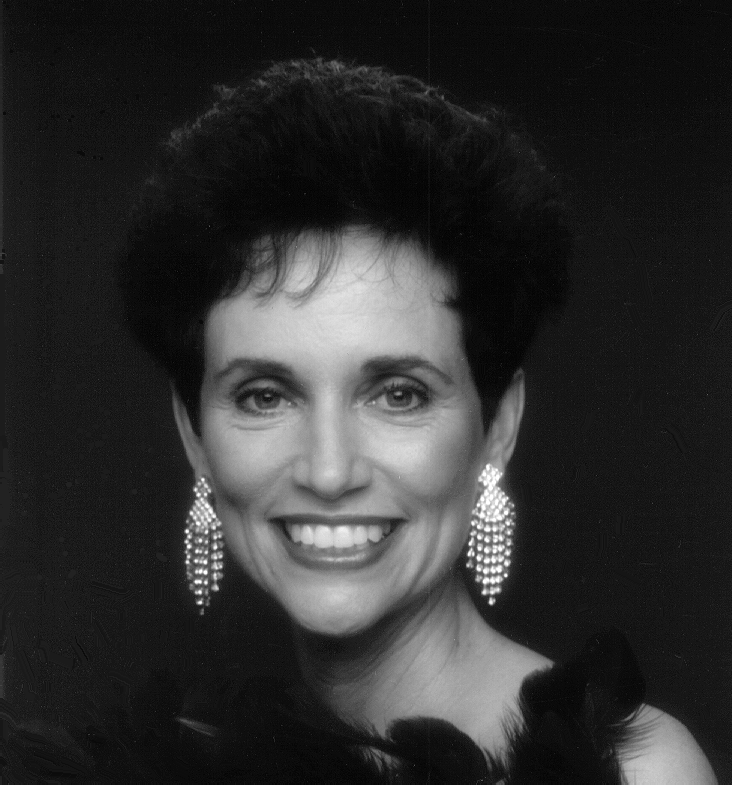
#> input picture Assignment 02/woman.png, 732 x 785 px
$ python assignment_02_task2.py
#> lines starting #> are read from the running program, lines starting #| are printed output that depends on the picture; after the words box and inside, x2 and y2 are one past the last pixel; in counts of white or black regions, pixels touching at a corner belong together
"""
Group 01
Chams Alassil Khoury, 7161852
Adrian Westphal, 6940017
Jan Willruth, 6768273
"""

import matplotlib.pyplot as plt
from skimage.io import imread
from skimage.util import random_noise
from skimage.filters import gaussian, sobel

img = imread("woman.png")
#> img is the input picture: shape (785, 732); min 0, max 255, mean 46.4

# Apply gaussian (noise and smoothing)
N = random_noise(img, mode="gaussian", var=0.01)
S = gaussian(N, sigma=1.0)

# Sobel filter and visualization
F_n = sobel(N)
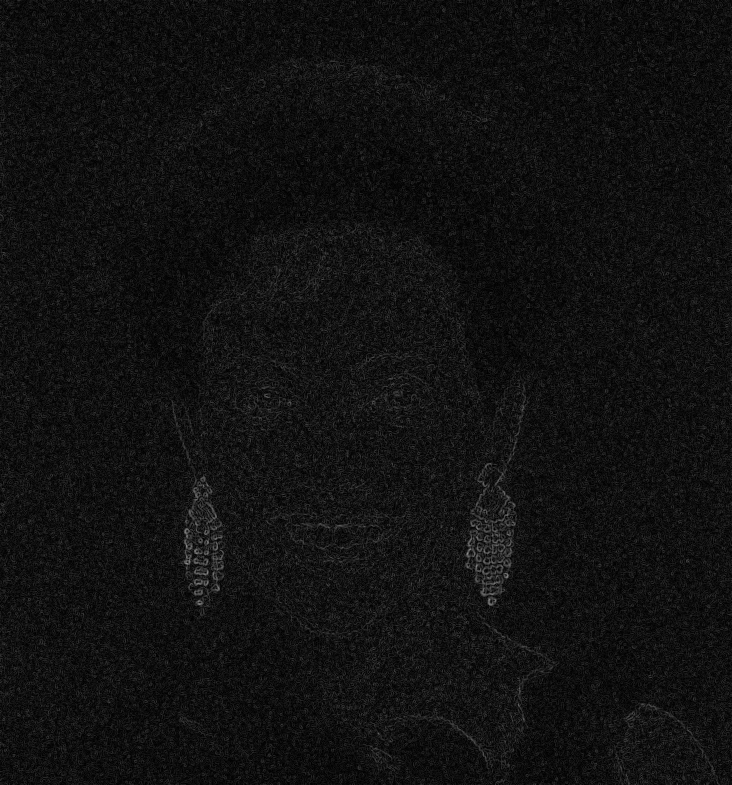
#> F_n: shape (785, 732) float64; min 0, max 0.558, mean 0.0687
plt.title("F_n")
plt.imshow(F_n, cmap="gray")
plt.show()
F_s = sobel(S)
plt.title("F_s")
plt.imshow(F_s, cmap="gray")
plt.show()

# Intensity hists
plt.hist(F_n.ravel(), bins="auto")
plt.title("Hist F_n")
plt.show()
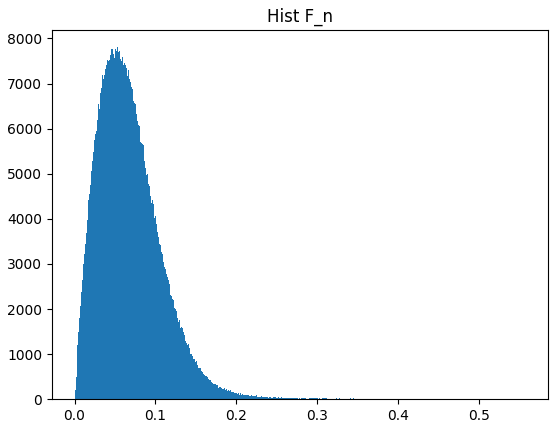
#> figure drawn by matplotlib, 1 panel; tallest bar 7807 high, from x = 0.0523 to 0.0535
plt.hist(F_s.ravel(), bins="auto")
plt.title("Hist F_s")
plt.show()
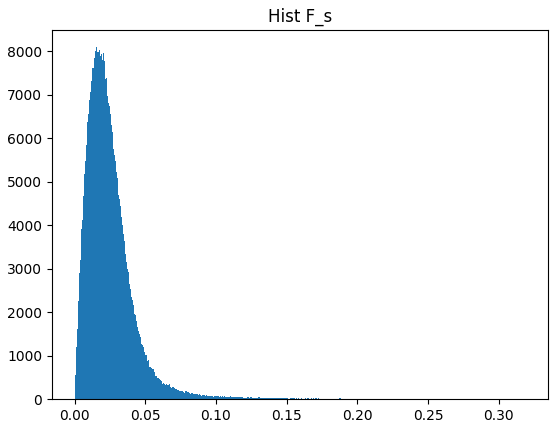
#> figure drawn by matplotlib, 1 panel; tallest bar 8091 high, from x = 0.0153 to 0.0157

# Picked threshold values from the plotted hists
t_n, t_s = .12, .06

# Apply and visualize binary masks
mask_F_n = F_n
mask_F_n[mask_F_n < t_n] = 0
mask_F_n[mask_F_n > t_n] = 1
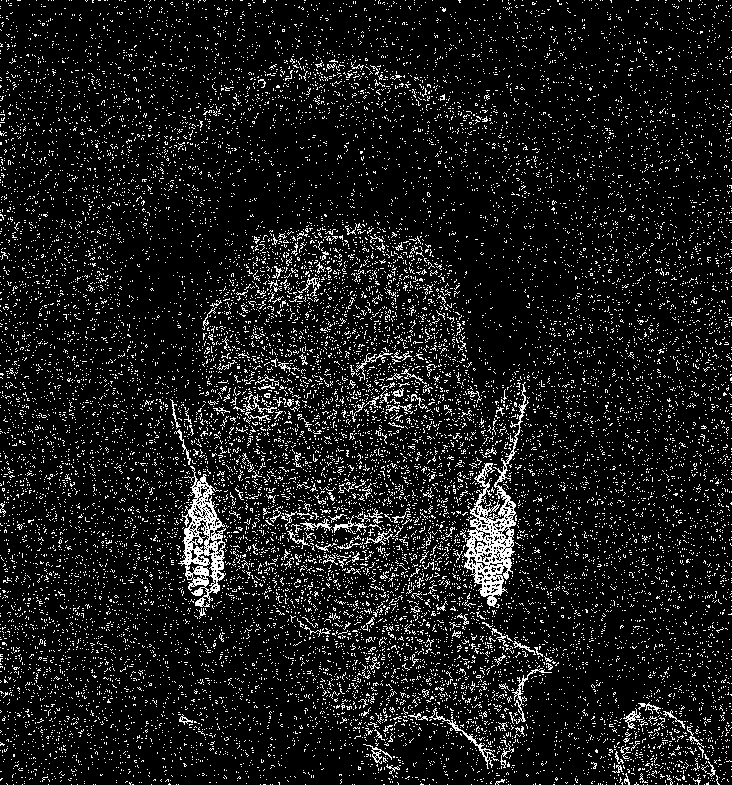
#> mask_F_n: shape (785, 732) float64; values 0 (black) and 1 (white), 9.8% white in thin lines or dots
plt.title("Mask F_n")
plt.imshow(mask_F_n, cmap="gray")
plt.show()

mask_F_s = F_s
mask_F_s[mask_F_s < t_s] = 0
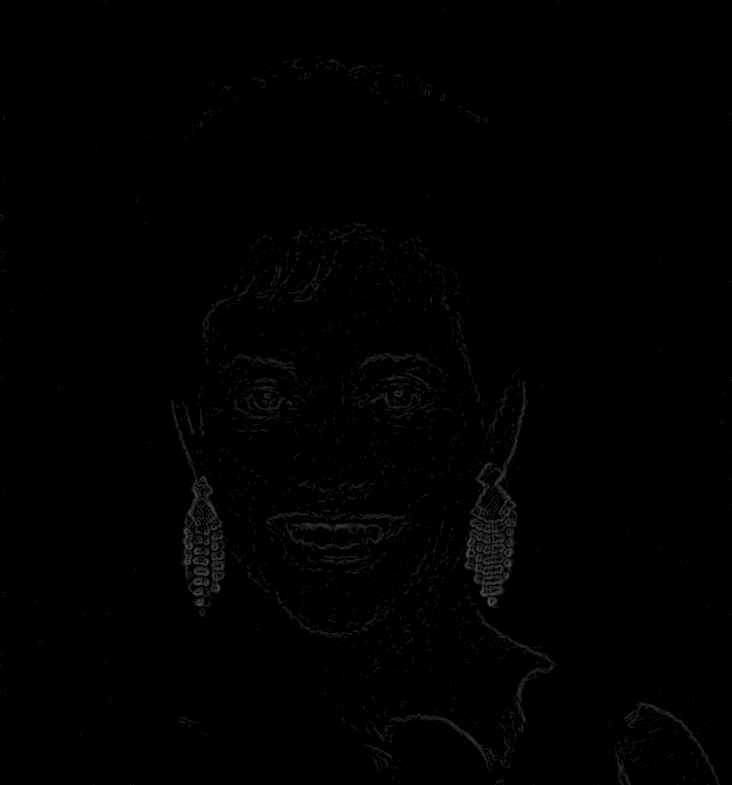
#> mask_F_s: shape (785, 732) float64; min 0, max 0.319, mean 0.00394
mask_F_s[mask_F_s > t_s] = 1
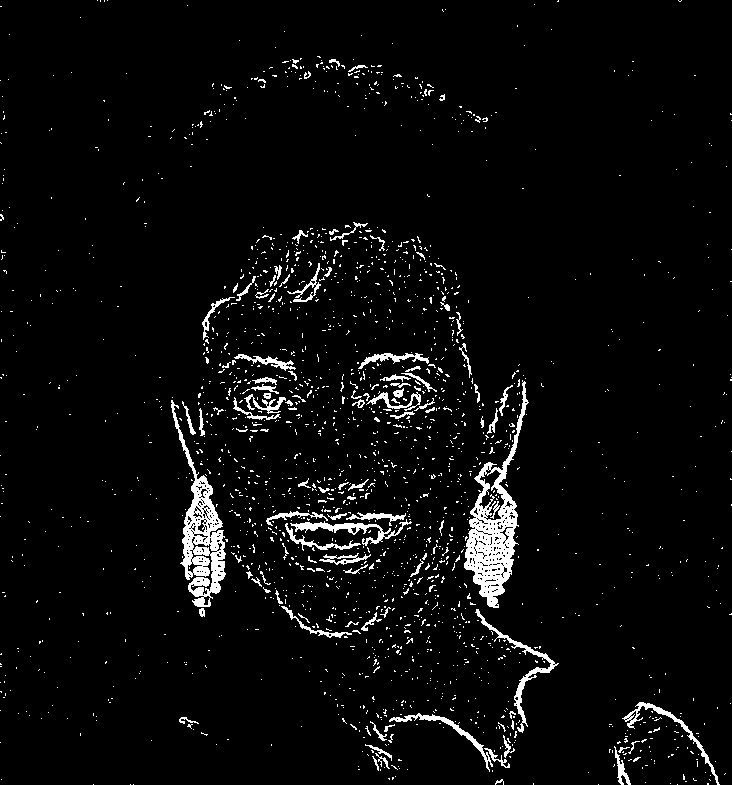
#> mask_F_s: shape (785, 732) float64; values 0 (black) and 1 (white), 4.2% white; 1967 white regions (1861 under 20 px), largest, box (x1, y1, x2, y2) and area: (464, 380, 529, 608) 4288, (171, 400, 226, 607) 3433, (475, 609, 559, 733) 856
plt.title("Mask F_s")
plt.imshow(mask_F_s, cmap="gray")
plt.show()

'''
Did you notice it is almost impossible to tune the threshold for the noisy image to show
just the outline of the face?
Yes ^^'

Why is edge detection improved by applying smoothing?
Noise affects derivatives and thus the effectivity of the filter(s).
'''

$ run again, with Assignment 02/visual_attention.png copied over Assignment 02/woman.png
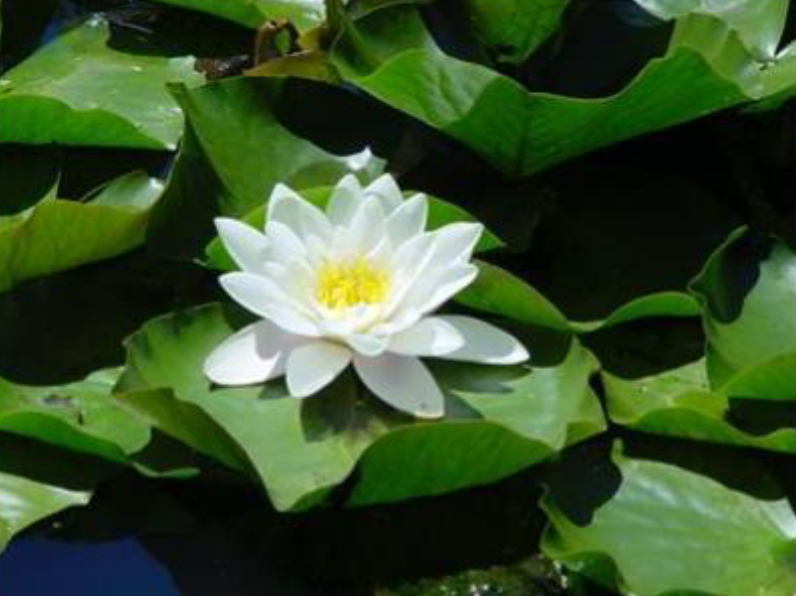
#> input picture Assignment 02/visual_attention.png, 796 x 596 px
#> img is the input picture: shape (596, 796, 4); mean R, G, B, A 56.6, 81.2, 42.5, 255
#> `mask_F_n[mask_F_n > t_n] = 1`:
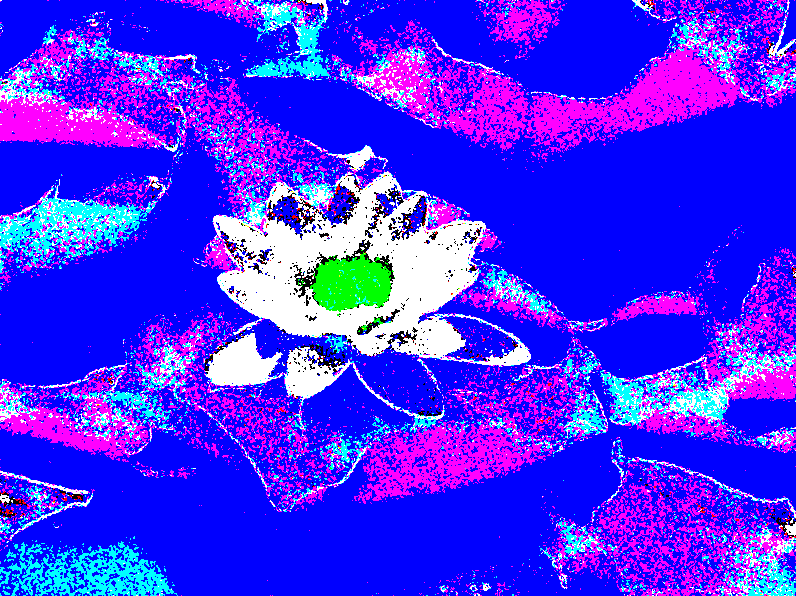
#> mask_F_n: shape (596, 796, 4) float64; mean R, G, B, A 0.221, 0.111, 0.927, 0.944; transparent parts drawn white
#> `mask_F_s[mask_F_s > t_s] = 1`:
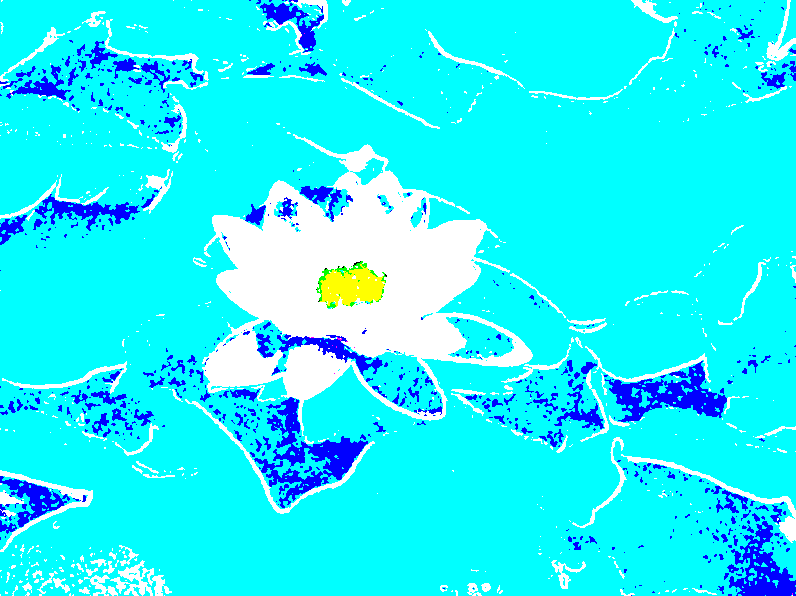
#> mask_F_s: shape (596, 796, 4) float64; mean R, G, B, A 0.0608, 0.883, 0.944, 0.928; transparent parts drawn white
